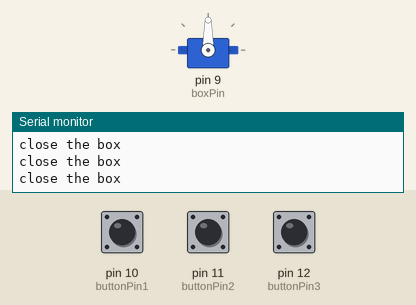
The sketch below on a simulated Arduino Uno, built with avr-gcc and run on an emulated ATmega328P. On the bench: servo, the last lines printed to the serial monitor. The inputs (shaded band) are chosen by the test bench; at power-on: pin 10 (buttonPin1) HIGH, pin 11 (buttonPin2) HIGH, pin 12 (buttonPin3) HIGH.

Above: at 1.2 s.
1.3 s: pin 10 (buttonPin1) pulled LOW for 0.15 s
At 2.07 s:
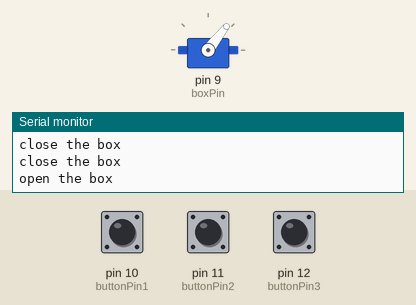
4.3 s: pin 10 (buttonPin1) pulled LOW for 3.2 s
At 6.4 s:
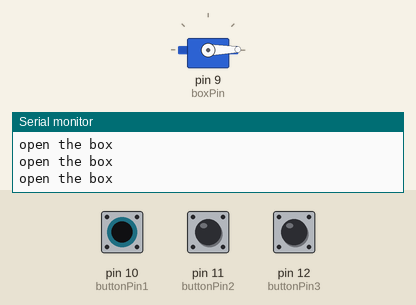
10.5 s: pin 10 (buttonPin1) pulled LOW for 1 s
At 11.57 s:
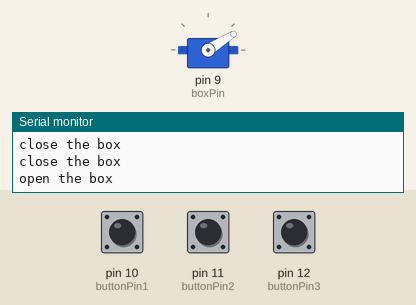
14.5 s: pin 10 (buttonPin1) driven LOW
17.5 s: pin 11 (buttonPin2) pulled LOW for 0.15 s
20.6 s: pin 12 (buttonPin3) pulled LOW for 0.15 s
At 23.41 s:
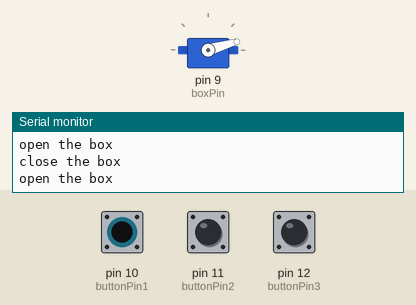
Timing chart, 0 to 24.7 s (numbered marks = the images above; inputs shaded):
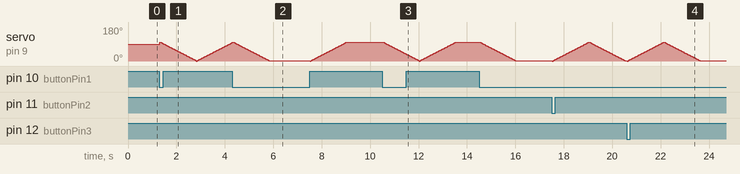

The sketch:

button_sequence_box.ino
```cpp
/* Button Sequence Box
 by Becky Stewart
 for Codasign
 March 2014

 Hold down the right buttons in order
 to open the box.

 Components
 servo on Pin 9
 button on Pins 10-12
 */

#include <Servo.h>

int boxPin = 9;
int buttonPin1 = 10;
int buttonPin2 = 11;
int buttonPin3 = 12;

Servo boxServo;
int openPos = 100; // adjust this number
int closedPos = 0; // and this number for your box
int boxOpen;      // whether box is open or closed

// setup runs once when first started
void setup() {
  // set up the pin modes
  pinMode( boxPin, OUTPUT );
  pinMode( buttonPin1, INPUT_PULLUP );
  pinMode( buttonPin2, INPUT_PULLUP );
  pinMode( buttonPin3, INPUT_PULLUP );

  boxServo.attach(9);

  closeBox(); // begin with box closed
  Serial.begin( 9600 );
}

// loop runs repeatedly
void loop() {
  // read in states of buttons
  int buttonState1 = digitalRead( buttonPin1 );
  int buttonState2 = digitalRead( buttonPin2 );
  int buttonState3 = digitalRead( buttonPin3 );

  if( buttonState1 == 0 &&
      buttonState2 == 1 &&
      buttonState3 == 1) {
    Serial.println("open the box");
    openBox();
  }
  else {
    Serial.println("close the box");
    closeBox();
  }
}

// close the box
void closeBox(){
  if( boxOpen ) {
    for(int pos = closedPos; pos < openPos; pos += 1) // goes from closedPos to openPos
    {                                   // in steps of 1 degree
      boxServo.write(pos);              // tell servo to go to position in variable 'pos'
      delay(15);                        // waits 15ms for the servo to reach the position
    }
  }
  boxOpen = false;
}

// open the box
void openBox(){
  if( !boxOpen ){
    for(int pos = openPos; pos>closedPos; pos-=1) // goes from openPos to closedPos
    {                                   // in steps of 1 degree
      boxServo.write(pos);              // tell servo to go to position in variable 'pos'
      delay(15);                        // waits 15ms for the servo to reach the position
    }
  }
  boxOpen = true;
}
```
